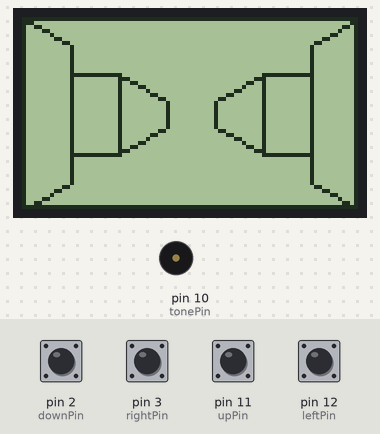
Recording of a sketch running on a simulated Arduino Uno, built with avr-gcc and run on an emulated ATmega328P. Shown: 84×48 one-colour display, buzzer (waves = sounding). Inputs (shaded band) come from the test bench; at power-on: pin 2 (downPin), pin 3 (rightPin), pin 11 (upPin), pin 12 (leftPin) HIGH.

Above: at 1.2 s.
1.3 s: pin 11 (upPin) pulled LOW for 1 s
At 2.75 s:
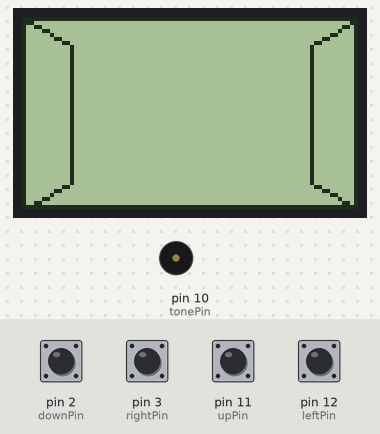
4.9 s: pin 2 (downPin) pulled LOW for 0.15 s
At 5.9 s:
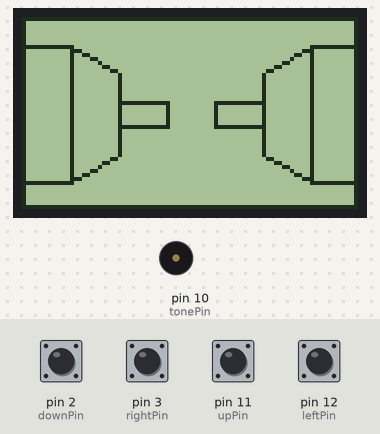
6.7 s: pin 3 (rightPin) pulled LOW for 0.15 s
At 7.3 s:
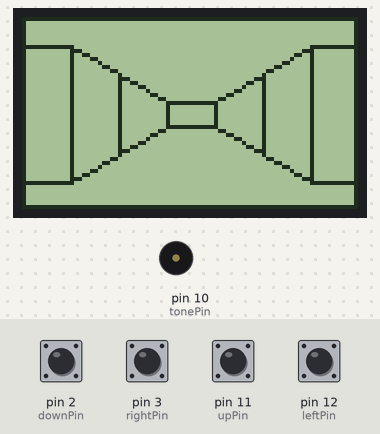
8.3 s: pin 12 (leftPin) pulled LOW for 0.15 s
At 9.6 s:
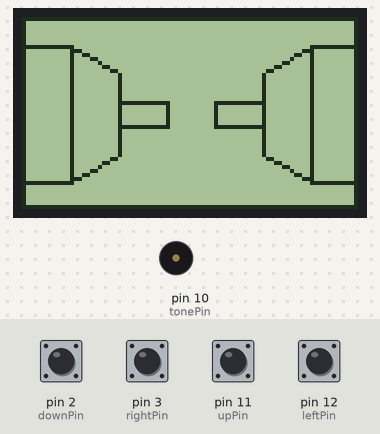
9.9 s: pin 2 (downPin) pulled LOW for 1 s
At 11.5 s:
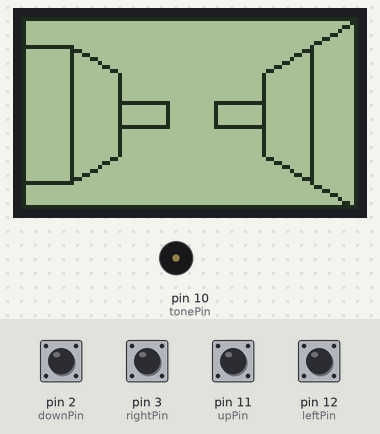
12.4 s: pin 3 (rightPin) pulled LOW for 1 s
Timing chart, 0 to 15.4 s (numbered marks = the images above; inputs shaded):
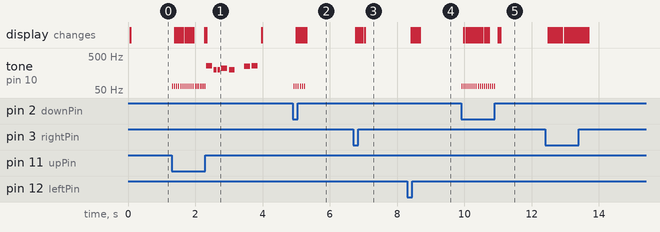

Measured:
- after the input at 1.3 s, tone on pin 10 (tonePin): plays 65 Hz for 0.01 s, 65 Hz for 0.01 s, 65 Hz for 0.01 s, 65 Hz for 0.01 s, 65 Hz for 0.01 s, 65 Hz for 0.01 s … (25 notes in this stretch), starting at once; the display: first changes after 0.09 s (image 1 shows a later state)
- after the input at 4.9 s, tone on pin 10 (tonePin): alternates 65 Hz for 0.01 s and silent for 0.05 s, 12 changes in all, then stays silent, starting at once; the display: first changes after 0.10 s (image 2 shows a later state)
- after the input at 6.7 s, the display: first changes after 0.07 s (image 3 shows a later state)
- after the input at 8.3 s, the display: first changes after 0.12 s (image 4 shows a later state)
- after the input at 9.9 s, tone on pin 10 (tonePin): alternates 65 Hz for 0.01 s and silent for 0.05 s, 34 changes in all, then stays silent, starting at once; the display: first changes after 0.09 s (image 5 shows a later state)

The sketch:

3D_Maze.ino
```cpp
// Arduino 3D Maze v0.10 by Hari Wiguna, 2016

// v0.4 - Draws real maze
// v0.5 - Move forward
// v0.6 - Buttons
// v0.6c - fixing front/back walls, hide what's obscured
// v0.7 - prevent walking through walls
// v00.7b - Animate the walk
// v0.8 - bigger maze
// v0.9 - Animate turning left/right
// v0.10 - Detect Success, play winning song, fixed bugs

//== Screen ==
#include "U8glib.h"// LCD library
U8GLIB_PCD8544 u8g(8, 7, 5, 6, 4);
//U8GLIB_PCD8544 u8g(13, 11, 9, 8, 10); // SPI Com: SCK = 13, MOSI = 11, CS = 9, A0/DataCommand = 8, Reset = 10
u8g_uint_t screenWidth, screenHeight;
u8g_uint_t screenHalfWidth, screenHalfHeight;

//== See tabs above... ==
#include "Point.h" // Handy way to pass around X and Y as one variable
#include "Debug.h" // Prints variables to Serial Monitor
#include "Maze.h"  // The maze itself and routines to check where the walls are
#include "Sound.h" // Where all the sounds come from
#include "Buttons.h" // Handles the pushbuttons
#include "Drawing.h" // Magic where the fake 3D happens

void setup(void) {
  Serial.begin(9600); // Only used for debugging
  ResetMaze();        // Setup initial player position & facing direction
  SetupDrawing();     // Get screen size, horiz vs vert ratio
  SetupButtons();     // Setup pushbutton I/O pin modes to input with internal pullup resistor
}

void loop(void) {
  CheckEscape();  // Have user reached any of the maze edges?
  CheckButtons(); // Handle user pushbuttons
  Animate();      // Compute animation variables

  // This u8g loop updates the screen (calling DrawMaze multiple times if necessary)
  u8g.firstPage();
  do {
    DrawMaze();   // Draw the maze (incorporating the animation parameters)
  } while ( u8g.nextPage() );
}
```

Buttons.h
```cpp
// Handles the pushbuttons

byte upPin = 11;
byte downPin = 2;
byte leftPin = 12;
byte rightPin = 3;

u8g_uint_t hInset;

//== Animation ==
unsigned long timeToMove;
u8g_uint_t zoom = 0;
u8g_uint_t zoomDir = 0;
u8g_uint_t zoomSpeed = 2;
u8g_uint_t hShift = 0;
u8g_uint_t turnSpeed = 16; // higher = faster
int bumpCount;
int vShift = 1;

void SetupButtons() {
  pinMode(upPin, INPUT_PULLUP);
  pinMode(downPin, INPUT_PULLUP);
  pinMode(leftPin, INPUT_PULLUP);
  pinMode(rightPin, INPUT_PULLUP);
}

void TurnLeft()
{
  youRotDir = -1;
}

void TurnRight()
{
  youRotDir = +1;
}

void Bump()
{
  bumpCount = 3;
  vShift = 1;
  Click();
}

void MoveForward()
{
  if (youDir == 0 && youRow > 0              && !Look(youRow - 1, youCol)) youRowDir = -1; // Facing North
  if (youDir == 1 && youCol < (mazeColMax - 1) && !Look(youRow, youCol + 1)) youColDir = +1; // Facing East
  if (youDir == 2 && youRow < (mazeRowMax - 1) && !Look(youRow + 1, youCol)) youRowDir = +1; // Facing South
  if (youDir == 3 && youCol > 0              && !Look(youRow, youCol - 1)) youColDir = -1; // Facing West
  if (youRowDir == 0 && youColDir == 0)
    Bump();
  else {
    zoom = 0;
    zoomDir = +zoomSpeed;
  }
}

void MoveBackward()
{
  if (youDir == 0 && youRow < (mazeRowMax - 1) && !Look(youRow + 1, youCol)) youRowDir = +1; // Facing North
  if (youDir == 1 && youCol > 0              && !Look(youRow, youCol - 1)) youColDir = -1; // Facing East
  if (youDir == 2 && youRow > 0              && !Look(youRow - 1, youCol)) youRowDir = -1; // Facing South
  if (youDir == 3 && youCol < (mazeColMax - 1) && !Look(youRow, youCol + 1)) youColDir = +1; // Facing West
  if (youRowDir == 0 && youColDir == 0)
    Bump();
  else {
    zoom = hInset;
    zoomDir = -zoomSpeed;
  }
}

void AnimateTurningLeftRight()
{
  if (youRotDir != 0 && millis() > timeToMove) {
    hShift += turnSpeed;
    if ((hShift <= 0) || (hShift >= screenWidth))
    {
      hShift = 0;
      youDir += youRotDir;
      if (youDir < 0) youDir = 3;
      if (youDir > 3) youDir = 0;
      youRotDir = 0;
    }
    timeToMove = millis() + 30;
  }
}

void AnimateWalkingForwardBackward()
{
  if (zoomDir != 0 && millis() > timeToMove) {
    Click();
    zoom += zoomDir;
    if (zoom >= hInset || zoom <= 0)
    {
      zoom = 0;
      zoomDir = 0;
      youRow += youRowDir;
      youCol += youColDir;
      youRowDir = youColDir = 0;
    }
    timeToMove = millis() + 30;
  }
}

void AnimateBumpingIntoWall()
{
  if (bumpCount > 0  && millis() > timeToMove) {
    if (--bumpCount == 0) {
      vShift = 0;
    }
    else
      vShift = 1 - vShift;
    timeToMove = millis() + 50;
  }
}

void Animate()
{
  AnimateTurningLeftRight();
  AnimateWalkingForwardBackward();
  AnimateBumpingIntoWall();
}

void CheckButtons()
{
  if (youRowDir == 0 && youColDir == 0 && youRotDir == 0) { // Only allow movement if we're not moving/rotating
    if (!digitalRead(leftPin)) TurnLeft();
    if (!digitalRead(rightPin)) TurnRight();
    if (!digitalRead(upPin)) MoveForward();
    if (!digitalRead(downPin)) MoveBackward();
  }
}

void CheckEscape()
{
  // Only check escape when user is not moving
  if (zoomDir == 0) {
    // Has he reached one of the maze outside edges?
    if (youRow == 0 || youRow == (mazeRowMax - 1) || youCol == 0 || youCol == (mazeColMax - 1))
    {
      PlayWinningSong();
      ResetMaze();
    }

  }
}
```

Debug.h
```cpp
// Prints variables to Serial Monitor

unsigned long timeToDebug;

void Debug(String label, int value)
{
  Serial.print(label);
  Serial.print("=");
  Serial.println(value);
}

void DebugPoint(String label, Point point)
{
  Serial.print(label);
  Serial.print("=(");
  Serial.print(point.X);
  Serial.print(",");
  Serial.print(point.Y);
  Serial.println(")");
}
```

Drawing.h
```cpp
// Magic where the fake 3D happens

float ratio;
u8g_uint_t shift;
u8g_uint_t x0, y0;
bool blocked;

void SetupDrawing()
{
  u8g.setRot180();  // flip screen
  screenWidth = u8g.getWidth();
  screenHeight = u8g.getHeight();
  x0 = screenHalfWidth = screenWidth / 2;
  y0 = screenHalfHeight = screenHeight / 2;
  hInset = screenWidth / 7;
  ratio = 1.0 * screenHalfHeight / screenHalfWidth;
}

void XToCorners(u8g_uint_t x, Point* points) {
  u8g_uint_t y = (u8g_uint_t)(1.0 * x * ratio);
  points[0].Set(x0 - x, y0 - y); // 0 = top left
  points[1].Set(x0 + x, y0 - y); // 1 = top right
  points[2].Set(x0 + x, y0 + y); // 2 = bottom right
  points[3].Set(x0 - x, y0 + y); // 3 = bottom left
}

void DrawFrontLeftWall(Point* outs, Point* ins)
{
  u8g.drawLine(outs[0].X, outs[0].Y, ins[0].X, ins[0].Y);
  u8g.drawLine(ins[0].X, ins[0].Y, ins[3].X, ins[3].Y);
  u8g.drawLine(ins[3].X, ins[3].Y, outs[3].X, outs[3].Y);
}

void DrawFrontRightWall(Point* outs, Point* ins)
{
  u8g.drawLine(outs[1].X, outs[1].Y, ins[1].X, ins[1].Y);
  u8g.drawLine(ins[1].X, ins[1].Y, ins[2].X, ins[2].Y);
  u8g.drawLine(ins[2].X, ins[2].Y, outs[2].X, outs[2].Y);
}

void DrawBackLeftWall(Point* outs, Point* ins)
{
  u8g.drawLine(outs[0].X, ins[0].Y, ins[0].X, ins[0].Y);
  u8g.drawLine(ins[0].X, ins[0].Y, ins[3].X, ins[3].Y);
  u8g.drawLine(ins[3].X, ins[3].Y, outs[3].X, ins[3].Y);
}

void DrawBackRightWall(Point* outs, Point* ins)
{
  u8g.drawLine(outs[1].X, ins[1].Y, ins[1].X, ins[1].Y);
  u8g.drawLine(ins[1].X, ins[1].Y, ins[2].X, ins[2].Y);
  u8g.drawLine(ins[2].X, ins[2].Y, outs[2].X, ins[2].Y);
}

void DrawFrontWall(Point* outs, Point* ins)
{
  u8g.drawLine(outs[0].X, outs[0].Y, outs[1].X, outs[1].Y);
  u8g.drawLine(outs[1].X, outs[1].Y, outs[2].X, outs[2].Y);
  u8g.drawLine(outs[2].X, outs[2].Y, outs[3].X, outs[3].Y);
  u8g.drawLine(outs[3].X, outs[3].Y, outs[0].X, outs[0].Y);
}

void DrawBackWall(Point* outs, Point* ins)
{
  u8g.drawLine(ins[0].X, ins[0].Y, ins[1].X, ins[1].Y);
  u8g.drawLine(ins[1].X, ins[1].Y, ins[2].X, ins[2].Y);
  u8g.drawLine(ins[2].X, ins[2].Y, ins[3].X, ins[3].Y);
  u8g.drawLine(ins[3].X, ins[3].Y, ins[0].X, ins[0].Y);
}

//void DebugWalls(byte depth, byte col, byte row)
//{
//  if (millis() > timeToDebug)
//  {
//    Serial.println("--------------------------");
//    Debug("depth", depth);
//    Debug("col", col);
//    Debug("row", row);
//    Debug("hasFrontLeftWall", hasFrontLeftWall);
//    Debug("hasFrontWall", hasFrontWall);
//    Debug("hasFrontRightWall", hasFrontRightWall);
//    Debug("hasBackLeftWall", hasBackLeftWall);
//    Debug("hasBackWall", hasBackWall);
//    Debug("hasBackRightWall", hasBackRightWall);
//    timeToDebug = millis() + 2000;
//  }
//}

void TurnRightAnimation(Point* outs, Point* ins)
{
  for (byte i = 0; i < 4; i++) {
    outs[i].X = max(0, outs[i].X -   hShift);
    ins[i].X = max(0,ins[i].X -   hShift);
  }
}

void TurnLeftAnimation(Point* outs, Point* ins)
{
  for (byte i = 0; i < 4; i++) {
    outs[i].X = min(screenWidth,outs[i].X + hShift);
    ins[i].X = min(screenWidth,ins[i].X +  hShift);
  }
}

void BumpAnimation(byte depth, Point* outs, Point* ins)
{
  //if (depth==0) Buzz();
  int offset = vShift==0 ? -2 : +2;
  for (byte i = 0; i < 4; i++) {
    outs[i].X = min(screenWidth-1,max(0,outs[i].X - offset));
    ins[i].X = min(screenWidth-1,max(0,ins[i].X -  offset));
  }
//  for (byte i = 0; i < 4; i++) {
//    outs[i].Y = min(screenHeight-1,max(0,outs[i].Y - offset));
//    ins[i].Y = min(screenHeight-1,max(0,ins[i].Y -  offset));
//  }
}

void DrawWalls(byte depth, byte col, byte row)
{
  Point outs[4], ins[4];
  XToCorners(screenHalfWidth - hInset * depth       + (depth == 0 ? 0 : zoom), outs);
  XToCorners(screenHalfWidth - hInset * (depth + 1) + zoom, ins);

  if (youRotDir > 0) TurnRightAnimation(outs, ins);
  if (youRotDir < 0) TurnLeftAnimation(outs, ins);
  if (bumpCount > 0) BumpAnimation(depth,outs,ins);

  if (youDir == 0) LookNorth(row - depth, col);
  if (youDir == 1) LookEast(row, col + depth);
  if (youDir == 2) LookSouth(row + depth, col);
  if (youDir == 3) LookWest(row, col - depth);
  //DebugWalls(depth,row,col);

  if (hasFrontWall)
    DrawFrontWall(outs, ins);
  else
  {
    if (hasBackWall) DrawBackWall(outs, ins);

    if (hasFrontLeftWall) DrawFrontLeftWall(outs, ins);
    else if (hasBackLeftWall) DrawBackLeftWall(outs, ins);

    if (hasFrontRightWall) DrawFrontRightWall(outs, ins);
    else if (hasBackRightWall) DrawBackRightWall(outs, ins);
  }
}

void DrawMaze()
{
  u8g.drawFrame(0, 0, screenWidth, screenHeight);

  blocked = false; // Assume there's nothing in front of us
  for (byte depth = 0; depth < 3; depth++)
    if (!blocked) {
      DrawWalls(depth, youCol, youRow);
      blocked = hasFrontWall || hasBackWall;
    }
}
```

Maze.h
```cpp
// The maze itself and routines to check where the walls are

//== Maze ==
byte maze[][2] = {
  {B11111111, B11110111},
  {B11000000, B11110111},
  {B11111011, B10000001},
  {B11111011, B11010111},
  {B10000011, B11000001},
  {B11011011, B11110111},
  {B10000000, B00000111},
  {B11111111, B11111111},
};

byte mazeColMax = 16;
byte mazeRowMax = 8;

#define FacingNorth 0
#define FacingEast 1
#define FacingSouth 2
#define FacingWest 3

int youRow, youCol; // Where you are in the Maze
int youDir = 0; // Facing 0=North, 1=East, 3=South, 3=West
int youRotDir = 0; // Turning -1=Left, 0=none, 1=Right
int youRowDir = 0, youColDir = 0; // Delta when walking

bool hasFrontLeftWall;
bool hasFrontWall;
bool hasFrontRightWall;
bool hasBackLeftWall;
bool hasBackWall;
bool hasBackRightWall;

void ResetMaze()
{
  youCol = 12;
  youRow = 3;
  youDir = FacingNorth;
}

bool Look(byte row, byte col)
{
  if (row < 0 || row > mazeRowMax || col < 0 || col > mazeColMax)
    return false;
  else
  {
    int colByte = col / 8;
    return bitRead(maze[row][colByte], 7 - (col % 8));
  }
}

void LookNorth(byte row, byte col)
{
  hasFrontLeftWall = Look(row, col - 1);
  hasFrontWall     = Look(row, col);
  hasFrontRightWall = Look(row, col + 1);
  hasBackLeftWall  = Look(row - 1, col - 1);
  hasBackWall      = Look(row - 1, col);
  hasBackRightWall = Look(row - 1, col + 1);
}

void LookEast(byte row, byte col)
{
  hasFrontLeftWall = Look(row - 1, col);
  hasFrontWall     = Look(row, col);
  hasFrontRightWall = Look(row + 1, col);
  hasBackLeftWall  = Look(row - 1, col + 1);
  hasBackWall      = Look(row,  col + 1);
  hasBackRightWall = Look(row + 1, col + 1);
}

void LookSouth(byte row, byte col)
{
  hasFrontLeftWall = Look(row, col + 1);
  hasFrontWall     = Look(row, col);
  hasFrontRightWall = Look(row, col - 1);
  hasBackLeftWall  = Look(row + 1, col + 1);
  hasBackWall      = Look(row + 1, col);
  hasBackRightWall = Look(row + 1, col - 1);
}

void LookWest(byte row, byte col)
{
  hasFrontLeftWall = Look(row + 1, col);
  hasFrontWall     = Look(row,     col);
  hasFrontRightWall = Look(row - 1, col);
  hasBackLeftWall  = Look(row + 1, col - 1);
  hasBackWall      = Look(row,     col - 1);
  hasBackRightWall = Look(row - 1, col - 1);
}
```

Point.cpp
```cpp
// Handy way to pass around X and Y as one variable

#include "U8glib.h"
#include "Point.h"

void Point::Set(u8g_uint_t x, u8g_uint_t y)
{
  X = x;
  Y = y;
}
```

Point.h
```cpp
// Handy way to pass around X and Y as one variable

#ifndef Point_h
#define Point_h

#include "U8glib.h"

class Point
{
  public:
    void Set(u8g_uint_t x, u8g_uint_t y);
    u8g_uint_t X;
    u8g_uint_t Y;
};

#endif
```

Sound.h
```cpp
// Where all the sounds come from

#include "pitches.h"

byte tonePin = 10; // Which digital pin the beeper is attached to

void Click()
{
  tone(tonePin, NOTE_C2, 10);
}

int melody[] = {
  NOTE_C4, NOTE_G3, NOTE_G3, NOTE_A3, NOTE_G3, 0, NOTE_B3, NOTE_C4
};

// note durations: 4 = quarter note, 8 = eighth note, etc.:
int noteDurations[] = {
  4, 8, 8, 4, 4, 4, 4, 4
};

void PlayWinningSong()
{
  // From: https://www.arduino.cc/en/Tutorial/toneMelody
  for (int thisNote = 0; thisNote < 8; thisNote++) {
    // to calculate the note duration, take one second
    // divided by the note type.
    //e.g. quarter note = 1000 / 4, eighth note = 1000/8, etc.
    int noteDuration = 700 / noteDurations[thisNote];
    tone(tonePin, melody[thisNote], noteDuration);

    // to distinguish the notes, set a minimum time between them.
    // the note's duration + 30% seems to work well:
    int pauseBetweenNotes = noteDuration * 1.30;
    delay(pauseBetweenNotes);
    // stop the tone playing:
    noTone(tonePin);
  }
}
```

pitches.h
```cpp
 // Notes for tone library

#define NOTE_B0  31
#define NOTE_C1  33
#define NOTE_CS1 35
#define NOTE_D1  37
#define NOTE_DS1 39
#define NOTE_E1  41
#define NOTE_F1  44
#define NOTE_FS1 46
#define NOTE_G1  49
#define NOTE_GS1 52
#define NOTE_A1  55
#define NOTE_AS1 58
#define NOTE_B1  62
#define NOTE_C2  65
#define NOTE_CS2 69
#define NOTE_D2  73
#define NOTE_DS2 78
#define NOTE_E2  82
#define NOTE_F2  87
#define NOTE_FS2 93
#define NOTE_G2  98
#define NOTE_GS2 104
#define NOTE_A2  110
#define NOTE_AS2 117
#define NOTE_B2  123
#define NOTE_C3  131
#define NOTE_CS3 139
#define NOTE_D3  147
#define NOTE_DS3 156
#define NOTE_E3  165
#define NOTE_F3  175
#define NOTE_FS3 185
#define NOTE_G3  196
#define NOTE_GS3 208
#define NOTE_A3  220
#define NOTE_AS3 233
#define NOTE_B3  247
#define NOTE_C4  262
#define NOTE_CS4 277
#define NOTE_D4  294
#define NOTE_DS4 311
#define NOTE_E4  330
#define NOTE_F4  349
#define NOTE_FS4 370
#define NOTE_G4  392
#define NOTE_GS4 415
#define NOTE_A4  440
#define NOTE_AS4 466
#define NOTE_B4  494
#define NOTE_C5  523
#define NOTE_CS5 554
#define NOTE_D5  587
#define NOTE_DS5 622
#define NOTE_E5  659
#define NOTE_F5  698
#define NOTE_FS5 740
#define NOTE_G5  784
#define NOTE_GS5 831
#define NOTE_A5  880
#define NOTE_AS5 932
#define NOTE_B5  988
#define NOTE_C6  1047
#define NOTE_CS6 1109
#define NOTE_D6  1175
#define NOTE_DS6 1245
#define NOTE_E6  1319
#define NOTE_F6  1397
#define NOTE_FS6 1480
#define NOTE_G6  1568
#define NOTE_GS6 1661
#define NOTE_A6  1760
#define NOTE_AS6 1865
#define NOTE_B6  1976
#define NOTE_C7  2093
#define NOTE_CS7 2217
#define NOTE_D7  2349
#define NOTE_DS7 2489
#define NOTE_E7  2637
#define NOTE_F7  2794
#define NOTE_FS7 2960
#define NOTE_G7  3136
#define NOTE_GS7 3322
#define NOTE_A7  3520
#define NOTE_AS7 3729
#define NOTE_B7  3951
#define NOTE_C8  4186
#define NOTE_CS8 4435
#define NOTE_D8  4699
#define NOTE_DS8 4978
```
